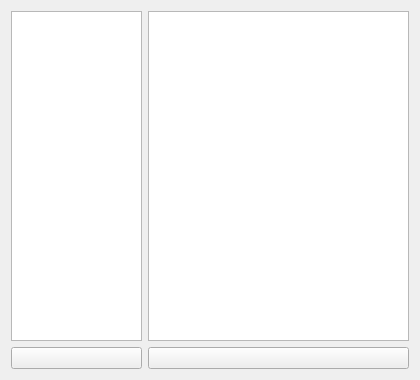
<?xml version="1.0" encoding="UTF-8"?>
<ui version="4.0">
 <class>Form</class>
 <widget class="QWidget" name="Form">
  <property name="geometry">
   <rect>
    <x>0</x>
    <y>0</y>
    <width>420</width>
    <height>380</height>
   </rect>
  </property>
  <property name="minimumSize">
   <size>
    <width>420</width>
    <height>380</height>
   </size>
  </property>
  <property name="maximumSize">
   <size>
    <width>420</width>
    <height>380</height>
   </size>
  </property>
  <property name="windowTitle">
   <string>Form</string>
  </property>
  <layout class="QHBoxLayout" name="horizontalLayout" stretch="1,2">
   <item>
    <layout class="QVBoxLayout" name="verticalLayout" stretch="8,1">
     <item>
      <widget class="QListWidget" name="listWidget"/>
     </item>
     <item>
      <widget class="QPushButton" name="bt_add_group">
       <property name="text">
        <string/>
       </property>
      </widget>
     </item>
    </layout>
   </item>
   <item>
    <layout class="QVBoxLayout" name="verticalLayout_2">
     <item>
      <widget class="QListWidget" name="listWidget_2"/>
     </item>
     <item>
      <widget class="QPushButton" name="bt_add_tag">
       <property name="text">
        <string/>
       </property>
      </widget>
     </item>
    </layout>
   </item>
  </layout>
 </widget>
 <resources/>
 <connections/>
</ui>
